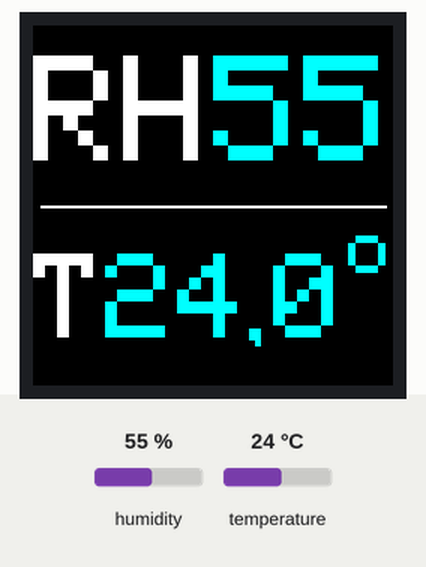
Recording of a sketch running on a simulated Arduino Uno, built with avr-gcc and run on an emulated ATmega328P. On the bench: 240×240 colour display. Inputs (shaded band) come from the test bench; at power-on: humidity 55 %, temperature 24 °C. What the sketch prints to the serial monitor is not drawn.

Above: at 1.2 s.
1.3 s: humidity set to 22 %
At 3.0 s:
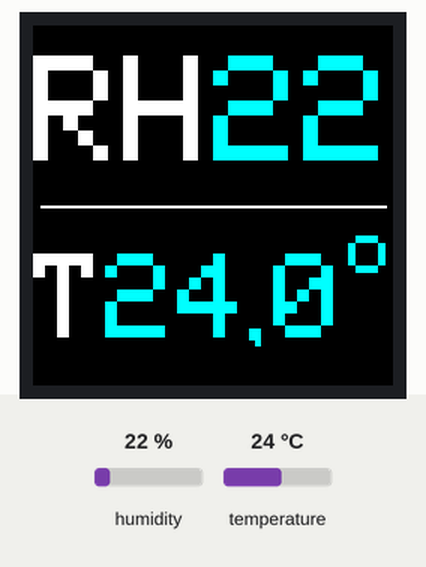
3.3 s: temperature set to 12 °C
At 4.7 s:
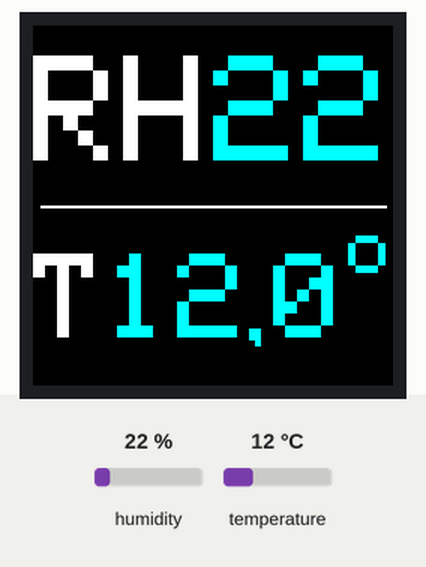
5.0 s: humidity set to 40 %
At 6.2 s:
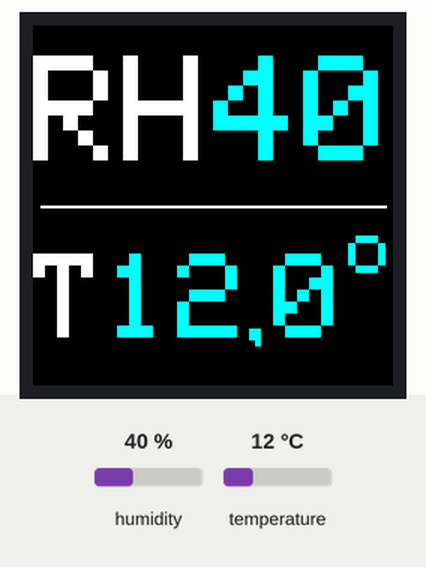
6.7 s: temperature set to 19 °C
At 7.8 s:
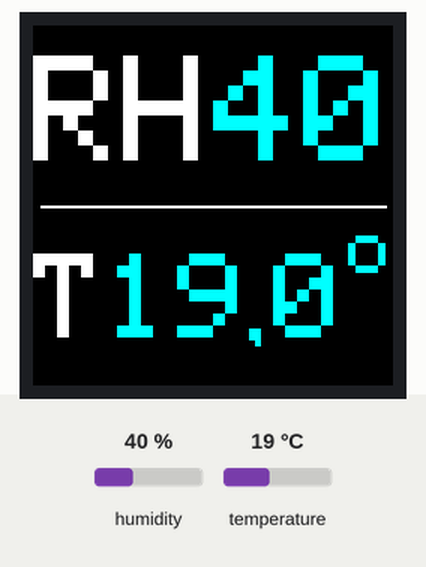
Timing chart, 0 to 9.4 s (numbered marks = the images above; inputs shaded):
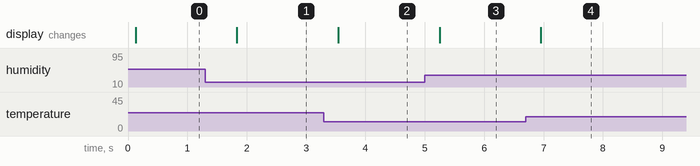

The sketch:

terr.ino
```cpp
#include <Adafruit_GFX.h>    // Core graphics library by Adafruit
#include <Arduino_ST7789.h> // Hardware-specific library for ST7789 (with or without CS pin)
#include <SPI.h>
#include <Arduino.h>
#include <Wire.h>
#include <Adafruit_SHT31.h>

#define TFT_DC    9
#define TFT_RST   8

#define BACK_COLOR 0x0000
#define TEXT_COLOR 0xFFFF
#define NUM_COLOR 0x07FF


Arduino_ST7789 tft = Arduino_ST7789(TFT_DC, TFT_RST);
Adafruit_SHT31 sht35 = Adafruit_SHT31();

bool enableHeater = false;

void setup() {
  Serial.begin(9600);
  Serial.println("Start");
  tft.init(240, 240);
  tft.fillScreen(BACK_COLOR); Serial.print("Heater Enabled State: ");
}

void loop() {
  sht35.begin(0x44);
  float temp = sht35.readTemperature();
  float rh = sht35.readHumidity();

  showClimate(temp,rh);
  delay(500);
}


void showClimate(float temperature, float humidity){

  tft.drawLine(5,120,235,120, TEXT_COLOR);
  tft.drawLine(5,121,235,121, TEXT_COLOR);

  // show humidity in upper half of the screen
  tft.setCursor(0,20);
  tft.setTextColor(TEXT_COLOR,BACK_COLOR);
  tft.setTextSize(10);
  tft.print("RH");
  tft.setTextColor(NUM_COLOR,BACK_COLOR);
  tft.print((int) (humidity+0.5));

  // show  temperatire in the lower half of the screen
  int t = (int) temperature;
  tft.setTextSize(8);

  tft.setCursor(0,152);
  tft.setTextColor(TEXT_COLOR,BACK_COLOR);
  tft.print("T");
  tft.setTextColor(NUM_COLOR,BACK_COLOR);
  tft.print(t);
  drawComma(144,202,8,NUM_COLOR);
  tft.setCursor(160,152);
  tft.print((int)((temperature - t)*10+0.5)%10);

  tft.setCursor(210,130);
  tft.setTextSize(5);
  tft.print("o");

}

void drawComma(byte x, byte y,byte size,int16_t color){
      tft.fillRect(x,y,size,size,color);
      tft.fillRect((int)(x+size/2),y+size,(int) (size/2),(int) (size/2),color);
}
```

Measured:
- after the input at 1.3 s, the display: changes after 0.53 s (image 1)
- after the input at 3.3 s, the display: changes after 0.24 s (image 2)
- after the input at 5.0 s, the display: changes after 0.25 s (image 3)
- after the input at 6.7 s, the display: changes after 0.26 s (image 4)
